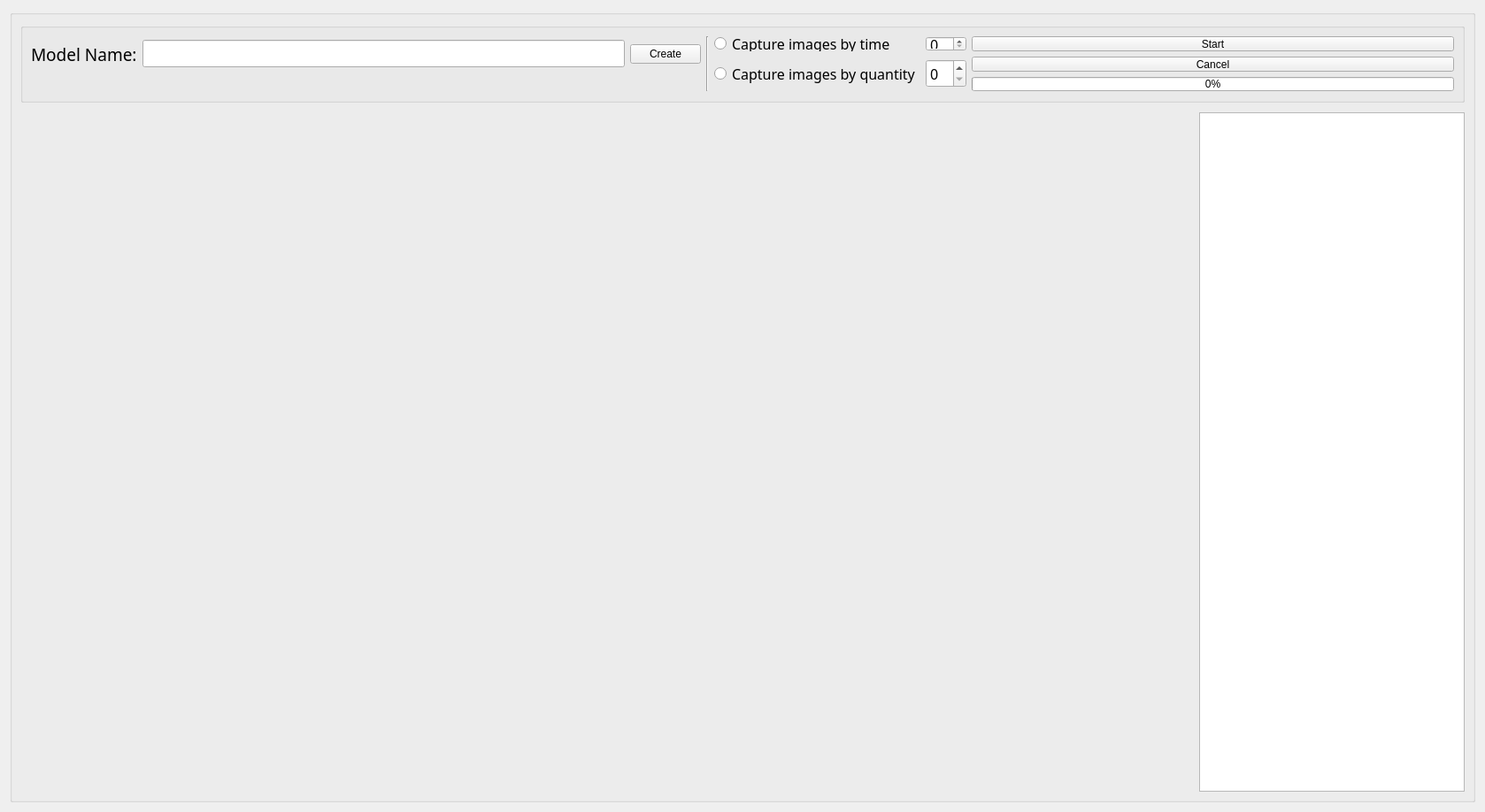
<?xml version="1.0" encoding="UTF-8"?>
<ui version="4.0">
 <class>FormCreateModel</class>
 <widget class="QWidget" name="FormCreateModel">
  <property name="geometry">
   <rect>
    <x>0</x>
    <y>0</y>
    <width>1678</width>
    <height>918</height>
   </rect>
  </property>
  <property name="windowTitle">
   <string>Form</string>
  </property>
  <layout class="QGridLayout" name="gridLayout">
   <item row="0" column="0">
    <widget class="QGroupBox" name="groupBox">
     <property name="title">
      <string/>
     </property>
     <layout class="QGridLayout" name="gridLayout_2">
      <property name="rightMargin">
       <number>9</number>
      </property>
      <property name="horizontalSpacing">
       <number>9</number>
      </property>
      <property name="verticalSpacing">
       <number>11</number>
      </property>
      <item row="0" column="0" colspan="2">
       <widget class="QGroupBox" name="groupBox_2">
        <property name="maximumSize">
         <size>
          <width>16777215</width>
          <height>90</height>
         </size>
        </property>
        <property name="title">
         <string/>
        </property>
        <layout class="QGridLayout" name="gridLayout_3">
         <property name="bottomMargin">
          <number>10</number>
         </property>
         <item row="2" column="6">
          <widget class="QProgressBar" name="creation_progress">
           <property name="value">
            <number>0</number>
           </property>
           <property name="alignment">
            <set>Qt::AlignCenter</set>
           </property>
           <property name="textVisible">
            <bool>true</bool>
           </property>
          </widget>
         </item>
         <item row="1" column="5" rowspan="2">
          <widget class="QSpinBox" name="spin_by_quantity">
           <property name="font">
            <font>
             <family>Century Gothic</family>
             <pointsize>12</pointsize>
            </font>
           </property>
          </widget>
         </item>
         <item row="1" column="6">
          <widget class="QPushButton" name="btn_cancel">
           <property name="text">
            <string>Cancel</string>
           </property>
          </widget>
         </item>
         <item row="0" column="0" rowspan="2">
          <widget class="QLabel" name="label">
           <property name="font">
            <font>
             <family>Century Gothic</family>
             <pointsize>14</pointsize>
            </font>
           </property>
           <property name="text">
            <string>Model Name:</string>
           </property>
          </widget>
         </item>
         <item row="1" column="4" rowspan="2">
          <widget class="QRadioButton" name="rdb_by_quantity">
           <property name="font">
            <font>
             <family>Century Gothic</family>
             <pointsize>12</pointsize>
            </font>
           </property>
           <property name="text">
            <string>Capture images by quantity</string>
           </property>
          </widget>
         </item>
         <item row="0" column="1" rowspan="2">
          <widget class="QLineEdit" name="text_model">
           <property name="font">
            <font>
             <family>Century Gothic</family>
             <pointsize>12</pointsize>
            </font>
           </property>
          </widget>
         </item>
         <item row="0" column="6">
          <widget class="QPushButton" name="btn_start">
           <property name="text">
            <string>Start</string>
           </property>
          </widget>
         </item>
         <item row="0" column="2" rowspan="2">
          <widget class="QPushButton" name="btn_create_model">
           <property name="text">
            <string>Create</string>
           </property>
          </widget>
         </item>
         <item row="0" column="5">
          <widget class="QSpinBox" name="spin_by_time">
           <property name="font">
            <font>
             <family>Century Gothic</family>
             <pointsize>12</pointsize>
            </font>
           </property>
           <property name="readOnly">
            <bool>false</bool>
           </property>
           <property name="maximum">
            <number>10</number>
           </property>
          </widget>
         </item>
         <item row="0" column="3" rowspan="3">
          <widget class="Line" name="line">
           <property name="orientation">
            <enum>Qt::Vertical</enum>
           </property>
          </widget>
         </item>
         <item row="0" column="4">
          <widget class="QRadioButton" name="rdb_by_time">
           <property name="font">
            <font>
             <family>Century Gothic</family>
             <pointsize>12</pointsize>
            </font>
           </property>
           <property name="text">
            <string>Capture images by time</string>
           </property>
          </widget>
         </item>
        </layout>
       </widget>
      </item>
      <item row="1" column="0">
       <widget class="QLabel" name="lbl_image_result">
        <property name="sizePolicy">
         <sizepolicy hsizetype="Expanding" vsizetype="Preferred">
          <horstretch>0</horstretch>
          <verstretch>0</verstretch>
         </sizepolicy>
        </property>
        <property name="styleSheet">
         <string notr="true"/>
        </property>
        <property name="text">
         <string/>
        </property>
        <property name="alignment">
         <set>Qt::AlignCenter</set>
        </property>
       </widget>
      </item>
      <item row="1" column="1">
       <widget class="QTreeView" name="folders_tree">
        <property name="sizePolicy">
         <sizepolicy hsizetype="Fixed" vsizetype="Preferred">
          <horstretch>0</horstretch>
          <verstretch>0</verstretch>
         </sizepolicy>
        </property>
        <property name="minimumSize">
         <size>
          <width>300</width>
          <height>0</height>
         </size>
        </property>
        <attribute name="headerDefaultSectionSize">
         <number>200</number>
        </attribute>
       </widget>
      </item>
     </layout>
    </widget>
   </item>
  </layout>
 </widget>
 <resources/>
 <connections/>
</ui>
